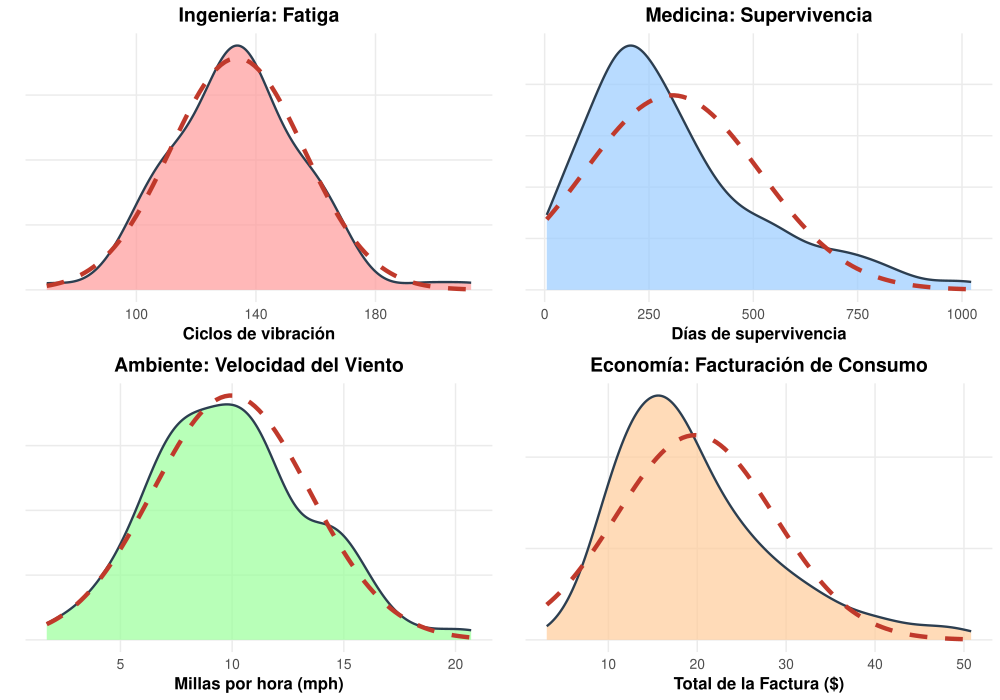

This chart was generated by the following R code:
library(ggplot2)
library(gridExtra)
library(survival)
library(reshape2)

# ==============================================================================
# CARGA DE DATOS (Mismos contextos definidos previamente)
# ==============================================================================
fatiga_data <- c(70, 90, 96, 97, 99, 100, 103, 104, 104, 105, 107, 108, 108, 108, 109, 
                 109, 112, 112, 113, 114, 114, 114, 116, 119, 120, 120, 120, 121, 121, 
                 123, 124, 124, 124, 124, 124, 128, 128, 129, 129, 130, 130, 130, 131, 
                 131, 131, 131, 131, 132, 132, 132, 133, 134, 134, 134, 134, 134, 136, 
                 136, 137, 138, 138, 138, 139, 139, 141, 141, 142, 142, 142, 142, 142, 
                 142, 144, 144, 145, 146, 148, 148, 149, 151, 151, 152, 155, 156, 157, 
                 157, 157, 157, 158, 159, 162, 163, 163, 164, 166, 166, 168, 170, 174, 
                 196, 212)
pulmon_limpio <- na.omit(lung$time)
viento_limpio <- na.omit(airquality$Wind)
factura_limpia <- na.omit(tips$total_bill)

# ==============================================================================
# FUNCIÓN DE GRAFICACIÓN OPTIMIZADA PARA PÓSTER (Sin leyendas, fuentes grandes)
# ==============================================================================
graficar_datos <- function(datos, titulo, xlabel, color) {
  
  mu <- mean(datos, na.rm = TRUE)
  sigma <- sd(datos, na.rm = TRUE)
  
  ggplot(data.frame(x = datos), aes(x = x)) +
    
    # Sombra empírica
    geom_density(fill = color, alpha = 0.7, color = "#2c3e50", linewidth = 0.8, adjust = 1.2) +
    
    # Línea Normal gruesa y contrastante
    stat_function(fun = dnorm, args = list(mean = mu, sd = sigma), 
                  color = "#c0392b", linetype = "dashed", linewidth = 1.5) +
    
    # Sin subtítulos, solo lo esencial
    labs(title = titulo, x = xlabel, y = "") +
    
    theme_minimal() +
    theme(
      plot.title = element_text(face = "bold", size = 14, hjust = 0.5), # Título más grande
      axis.title.x = element_text(size = 12, face = "bold"),            # Nombre del eje más grande
      axis.text.x = element_text(size = 10),                            # Números más legibles
      axis.text.y = element_blank(),
      panel.grid.minor = element_blank()
    )
}

# ==============================================================================
# GENERACIÓN DE LAS GRÁFICAS Y GUARDADO EN ALTA CALIDAD
# ==============================================================================
g1_datos <- graficar_datos(fatiga_data, "Ingeniería: Fatiga", "Ciclos de vibración", "#FF9999")
g2_datos <- graficar_datos(pulmon_limpio, "Medicina: Supervivencia", "Días de supervivencia", "#99CCFF")
g3_datos <- graficar_datos(viento_limpio, "Ambiente: Velocidad del Viento", "Millas por hora (mph)", "#99FF99")
g4_datos <- graficar_datos(factura_limpia, "Economía: Facturación de Consumo", "Total de la Factura ($)", "#FFCC99")

# Guardar directamente en PDF vectorial para que en LaTeX se vea perfecto
grafica_final <- arrangeGrob(g1_datos, g2_datos, g3_datos, g4_datos, ncol = 2)
ggsave("ejemplos_introduccion.pdf", plot = grafica_final, width = 10, height = 7, units = "in")
